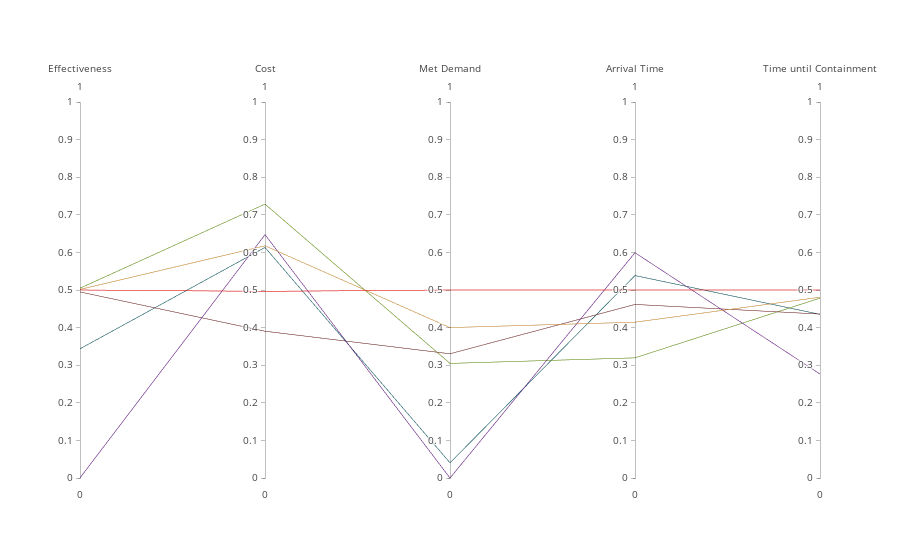

Notebook cell for this chart:
### Code cell
import pandas as pd 

plotly.offline.init_notebook_mode(connected=True)

data = [
    go.Parcoords(
        line = dict(color = st_dom_scores['policy_number'],
                   colorscale = [[0, '#0D5F67'], 
                                [0.2, '#6C9E12'], 
                                [0.4,'#7e2e2e'], 
                                [0.6, '#69178C'], 
                                [0.8, '#DE9733'],
                                [1,'#ff0000']]),  
        dimensions = list([
            dict(range = [0,1],
                label = 'Effectiveness', values = st_dom_scores['Robustness in Effectiveness']),
            dict(range = [0,1],
                label = 'Cost', values = st_dom_scores['Robustness in Cost per death prevented']),
            dict(range = [0,1],
                label = 'Met Demand', values = st_dom_scores['Robustness in Difference in Demand Met']),
            dict(range = [0,1],
                label = 'Arrival Time', values = st_dom_scores['Robustness in Difference in Arrival Time']),
            dict(range = [0,1],
                label = 'Time until Containment', values = st_dom_scores['Robustness in Time until containment'])
         
        ])
    )]



fig = go.Figure(data = data)
plotly.offline.iplot(fig, filename = 'parcoords-basic')

### Figure 1 — Plotly figure (JSON) as saved in the notebook; plotly's stock layout.template omitted (floating-point values rounded to 4 significant figures)
{"data": [{"dimensions": [{"label": "Effectiveness", "range": [0, 1], "values": ["0.3436", "0.0004", "0.5048", "0.4948", "0.5016", "0.5"]}, {"label": "Cost", "range": [0, 1], "values": ["0.6132", "0.6472", "0.7284", "0.3904", "0.6176", "0.4964"]}, {"label": "Met Demand", "range": [0, 1], "values": ["0.0404", "0.0", "0.3048", "0.3304", "0.4", "0.5"]}, {"label": "Arrival Time", "range": [0, 1], "values": ["0.5384", "0.5992", "0.3196", "0.4616", "0.4144", "0.5"]}, {"label": "Time until Containment", "range": [0, 1], "values": ["0.4352", "0.2764", "0.4784", "0.436", "0.4808", "0.5"]}], "line": {"color": [0, 0.6, 0.2, 0.4, 0.8, 1], "colorscale": [[0, "#0D5F67"], [0.2, "#6C9E12"], [0.4, "#7e2e2e"], [0.6, "#69178C"], [0.8, "#DE9733"], [1, "#ff0000"]]}, "type": "parcoords", "uid": "19a58de0-786e-475c-9265-7ef1b8daa7e5"}], "layout": {}}
